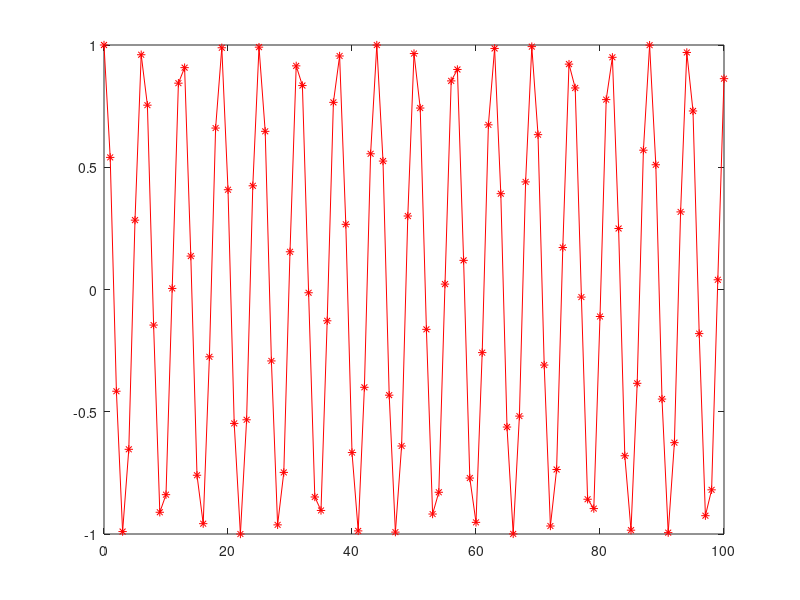

MATLAB code to generate this figure: (Note: this script raises an error after producing the figure.)
% Frudden, Kai
% ME 303 section 1101
% Lab 1

%% Problem 1
clc,clear

y=importdata('Lab1_P1_y_data.txt');
z=importdata('Lab1_P1_z_data.txt');
x=[0:1:100];

plot(x,y,'-*r')
hold on
plot(x,z,'-OB')
xlabel('X-axis')
ylabel('Y&Z-axis')
legend('Y-Data','Z-Data')


%% Problem 2
clc, clear

a=[1 4 5 8 6];
b=[3 9 7 1 2];

c1=a + b;

if size(a)==size(b)
for i=1:size(a,1)
    for j=1:size(a,2)
        c(i,j)=a(i,j)+b(i,j);
    end
end
fprintf('The sum of matrix a and b:')
c
fprintf('\ncheck the answer using simple addition:')
c1
else
    disp('Error: Matrix dimensions dont match')
end


%% Problem 3
clc,clear


A=[1,2,1;4,8,4;6,3,1];
B=[4,2,1;11,5,1;5,4,15];

%% Problem 3a
disp('Problem 3a')
if size(A)==size(B)
for i= 1:size(A,1)
    for j=1:size(A,2)
        C(i,j)=A(i,j)-B(i,j);
    end
end
disp('Matrix A minus matrix B')
C
%disp('Check')
C1=A-B;
else
    disp('Error: Matrix dimensions do not match')
end
 %% Problem 3b
disp('Problem 3b')
C=A*B
fprintf('(A*B) multiplies the matrices using matrix multipication\n')
C2=A.*B
fprintf('Whereas (A.*B) multiplies each element of the B matrix by each element of the A matrix\n')

%% Problem 3c













